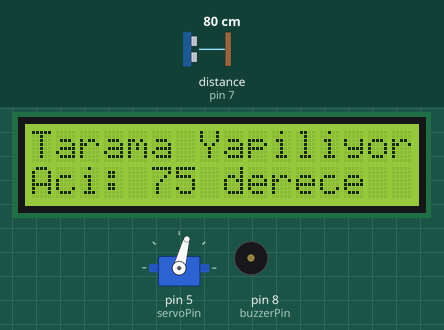
A sketch run on a simulated Arduino Uno, built with avr-gcc and run on an emulated ATmega328P. Shown: servo, 16×2 character LCD, buzzer (waves = sounding). Wiring (inferred from the names in the program): ultrasonic range finder: trigger pin 6; echo pin 7. The test bench sets the inputs (shaded band); at power-on: distance to the obstacle (sensor on pin 7) 80 cm. The echo pulse lasts 58.3 µs per cm.

Above: at 2.73 s.
2.8 s: distance to the obstacle (sensor on pin 7) set to 2 cm
At 4.1 s:
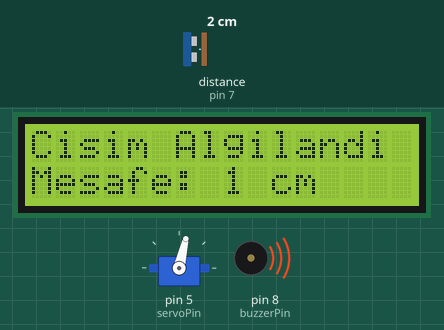
4.4 s: distance to the obstacle (sensor on pin 7) set to 29 cm
At 5.4 s:
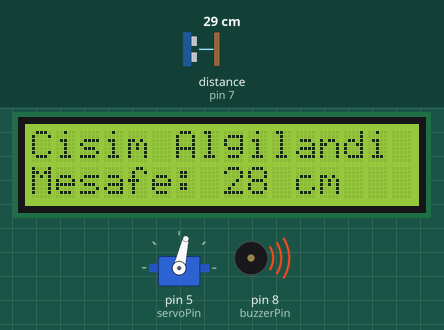
5.9 s: distance to the obstacle (sensor on pin 7) set to 35 cm
At 6.15 s:
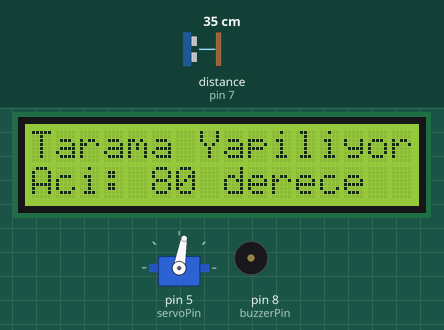
7.7 s: distance to the obstacle (sensor on pin 7) set to 4 cm
At 8.7 s:
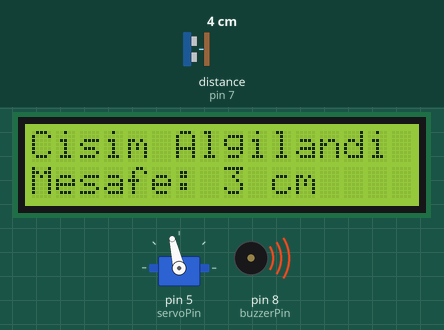
9.2 s: distance to the obstacle (sensor on pin 7) set to 60 cm
At 9.38 s:
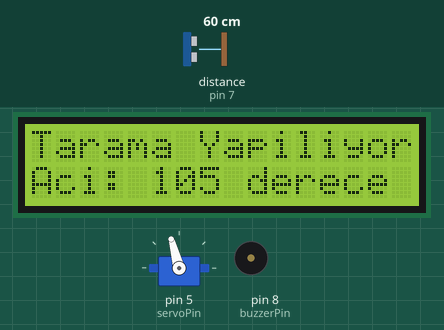
11.9 s: distance to the obstacle (sensor on pin 7) set to 9 cm
At 12.3 s:
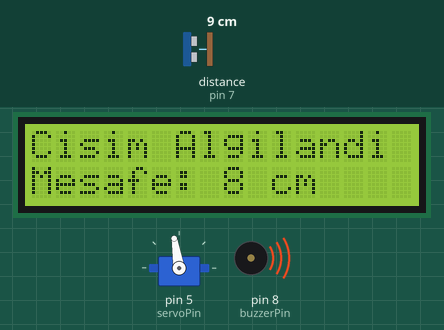
Timing chart, 0 to 14.4 s (numbered marks = the images above; inputs shaded):
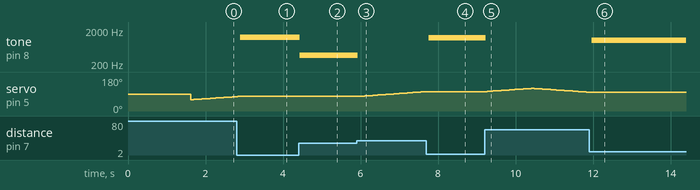

Measured:
- the behaviour switches between 31 and 32 cm on distance to the obstacle (sensor on pin 7) (found by bisection; images 2 and 3)
- after the input at 2.8 s, tone on pin 8 (buzzerPin): silent → 1232 Hz after 0.10 s; servo on pin 5 (servoPin): goes on until 2.8 s, then stays 77°; the display: first differs from a run without the input after 0.10 s (image 1)
- after the input at 4.4 s, tone on pin 8 (buzzerPin): 1232 Hz → 365 Hz at once; the display: changes at once (image 2)
- after the input at 5.9 s, tone on pin 8 (buzzerPin): 365 Hz → silent at once; servo on pin 5 (servoPin): moves from 77° to 103° over 1.7 s, starting after 0.07 s; the display: first changes at once (image 3 shows a later state)
- after the input at 7.7 s, tone on pin 8 (buzzerPin): silent → 1168 Hz after 0.06 s; servo on pin 5 (servoPin): stays 103° (without the input it goes to 104° after 0.06 s); the display: first differs from a run without the input after 0.06 s (image 4)
- after the input at 9.2 s, tone on pin 8 (buzzerPin): 1168 Hz → silent at once; servo on pin 5 (servoPin): rises from 103° to 120° in 1.1 s, then falls to 100° in 1.4 s; the display: first changes at once (image 5 shows a later state)
- after the input at 11.9 s, tone on pin 8 (buzzerPin): silent → 1008 Hz after 0.07 s; servo on pin 5 (servoPin): goes on until 11.9 s, then stays 99°; the display: first differs from a run without the input after 0.07 s (image 6)

The sketch:

sketch_dec24a_copy_20260209224353.ino
```cpp
#include <Servo.h>
#include <Wire.h>
#include <LiquidCrystal_I2C.h>

// Pin Tanımlamaları
const int trigPin = 6;    // Trig -> Arduino Pin 6
const int echoPin = 7;    // Echo -> Arduino Pin 7
const int servoPin = 5;   // Servo Signal (Yellow) -> Arduino Pin 5
const int buzzerPin = 8;  // Buzzer I/O (Black) -> Arduino Pin 8

// Variables
long duration;
int distance;
int angle = 60;
bool direction = true;

Servo myServo;
LiquidCrystal_I2C lcd(0x27, 16, 2); // LCD SDA -> A4, SCL -> A5

void setup() {
  pinMode(trigPin, OUTPUT);
  pinMode(echoPin, INPUT);
  pinMode(buzzerPin, OUTPUT);

  myServo.attach(servoPin);

  lcd.init();
  lcd.backlight();
  lcd.setCursor(0, 0);
  lcd.print("Radar Baslatiliyor");
  delay(1500);
  lcd.clear();
}

void loop() {
  distance = calculateDistance();

  // İf it recognize an object closer than 30 cm or in 30 cm
  if (distance > 0 && distance <= 30) {

    // LCD Information
    lcd.setCursor(0, 0);
    lcd.print("Cisim Algilandi ");
    lcd.setCursor(0, 1);
    lcd.print("Mesafe: ");
    lcd.print(distance);
    lcd.print(" cm   ");

    // System locks itself until the object goes
    while (calculateDistance() <= 30) {
      int currentDist = calculateDistance();

      // Adjust the buzzer frequency according to the distance (The sound gets higher as you get closer)
      // It makes a 1200Hz (high) sound at 2cm and a 300Hz (low) sound at 30cm
      int toneFreq = map(currentDist, 2, 30, 1200, 300);
      tone(buzzerPin, toneFreq);

      // Update the distance in LCD for every moment
      lcd.setCursor(8, 1);
      lcd.print(currentDist);
      lcd.print(" cm   ");
      delay(50);
    }

    // Cut the sound and clear the screen when the object moves away
    noTone(buzzerPin);
    lcd.clear();

  } else {
    // Keep scanning
    noTone(buzzerPin); // No object No sound

    lcd.setCursor(0, 0);
    lcd.print("Tarama Yapiliyor");
    lcd.setCursor(0, 1);
    lcd.print("Aci: ");
    lcd.print(angle);
    lcd.print(" derece  ");

    myServo.write(angle);

    // Angle changing logic
    if (direction) {
      angle++;
      if (angle >= 120) direction = false;
    } else {
      angle--;
      if (angle <= 60) direction = true;
    }
    delay(35); // Speed of scanning
  }
}

// Ultrasonic Sensor Measurement Function
int calculateDistance() {
  digitalWrite(trigPin, LOW);
  delayMicroseconds(2);
  digitalWrite(trigPin, HIGH);
  delayMicroseconds(10);
  digitalWrite(trigPin, LOW);

  duration = pulseIn(echoPin, HIGH);
  // Calculating cm based on sound speed
  int d = duration * 0.034 / 2;
  return d;
}
```
